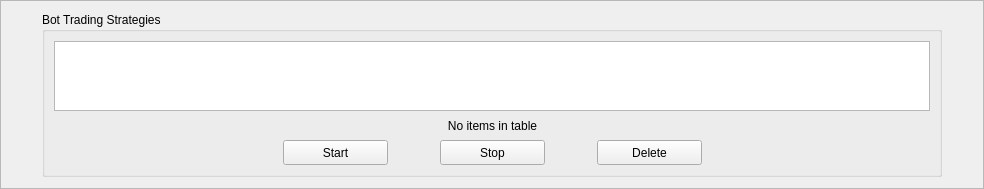
           <widget class="QFrame" name="frame_39">
            <property name="sizePolicy">
             <sizepolicy hsizetype="Minimum" vsizetype="Minimum">
              <horstretch>0</horstretch>
              <verstretch>0</verstretch>
             </sizepolicy>
            </property>
            <property name="frameShape">
             <enum>QFrame::StyledPanel</enum>
            </property>
            <property name="frameShadow">
             <enum>QFrame::Raised</enum>
            </property>
            <layout class="QGridLayout" name="gridLayout_87">
             <item row="0" column="1">
              <widget class="QGroupBox" name="groupBox_12">
               <property name="sizePolicy">
                <sizepolicy hsizetype="MinimumExpanding" vsizetype="Minimum">
                 <horstretch>0</horstretch>
                 <verstretch>0</verstretch>
                </sizepolicy>
               </property>
               <property name="minimumSize">
                <size>
                 <width>900</width>
                 <height>0</height>
                </size>
               </property>
               <property name="title">
                <string>Bot Trading Strategies</string>
               </property>
               <layout class="QGridLayout" name="gridLayout_89">
                <item row="2" column="4">
                 <spacer name="horizontalSpacer_68">
                  <property name="orientation">
                   <enum>Qt::Horizontal</enum>
                  </property>
                  <property name="sizeType">
                   <enum>QSizePolicy::Fixed</enum>
                  </property>
                  <property name="sizeHint" stdset="0">
                   <size>
                    <width>40</width>
                    <height>20</height>
                   </size>
                  </property>
                 </spacer>
                </item>
                <item row="2" column="3">
                 <widget class="QPushButton" name="strat_stop_btn">
                  <property name="minimumSize">
                   <size>
                    <width>105</width>
                    <height>25</height>
                   </size>
                  </property>
                  <property name="text">
                   <string>Stop</string>
                  </property>
                 </widget>
                </item>
                <item row="1" column="1" colspan="5">
                 <widget class="QLabel" name="strategies_msg_lbl">
                  <property name="sizePolicy">
                   <sizepolicy hsizetype="Minimum" vsizetype="Minimum">
                    <horstretch>0</horstretch>
                    <verstretch>0</verstretch>
                   </sizepolicy>
                  </property>
                  <property name="minimumSize">
                   <size>
                    <width>0</width>
                    <height>17</height>
                   </size>
                  </property>
                  <property name="text">
                   <string>No items in table</string>
                  </property>
                  <property name="alignment">
                   <set>Qt::AlignCenter</set>
                  </property>
                 </widget>
                </item>
                <item row="2" column="5">
                 <widget class="QPushButton" name="strat_del_btn">
                  <property name="minimumSize">
                   <size>
                    <width>105</width>
                    <height>25</height>
                   </size>
                  </property>
                  <property name="text">
                   <string>Delete</string>
                  </property>
                 </widget>
                </item>
                <item row="2" column="1">
                 <widget class="QPushButton" name="strat_start_btn">
                  <property name="minimumSize">
                   <size>
                    <width>105</width>
                    <height>25</height>
                   </size>
                  </property>
                  <property name="text">
                   <string>Start</string>
                  </property>
                 </widget>
                </item>
                <item row="0" column="0" colspan="7">
                 <widget class="QTableWidget" name="strategies_table">
                  <property name="sizePolicy">
                   <sizepolicy hsizetype="Minimum" vsizetype="Minimum">
                    <horstretch>0</horstretch>
                    <verstretch>0</verstretch>
                   </sizepolicy>
                  </property>
                  <property name="sizeAdjustPolicy">
                   <enum>QAbstractScrollArea::AdjustToContents</enum>
                  </property>
                  <property name="editTriggers">
                   <set>QAbstractItemView::NoEditTriggers</set>
                  </property>
                  <property name="selectionBehavior">
                   <enum>QAbstractItemView::SelectRows</enum>
                  </property>
                  <attribute name="verticalHeaderVisible">
                   <bool>false</bool>
                  </attribute>
                 </widget>
                </item>
                <item row="2" column="0">
                 <spacer name="horizontalSpacer_70">
                  <property name="orientation">
                   <enum>Qt::Horizontal</enum>
                  </property>
                  <property name="sizeType">
                   <enum>QSizePolicy::MinimumExpanding</enum>
                  </property>
                  <property name="sizeHint" stdset="0">
                   <size>
                    <width>40</width>
                    <height>20</height>
                   </size>
                  </property>
                 </spacer>
                </item>
                <item row="2" column="2">
                 <spacer name="horizontalSpacer_67">
                  <property name="orientation">
                   <enum>Qt::Horizontal</enum>
                  </property>
                  <property name="sizeType">
                   <enum>QSizePolicy::Fixed</enum>
                  </property>
                  <property name="sizeHint" stdset="0">
                   <size>
                    <width>40</width>
                    <height>20</height>
                   </size>
                  </property>
                 </spacer>
                </item>
                <item row="2" column="6">
                 <spacer name="horizontalSpacer_71">
                  <property name="orientation">
                   <enum>Qt::Horizontal</enum>
                  </property>
                  <property name="sizeType">
                   <enum>QSizePolicy::MinimumExpanding</enum>
                  </property>
                  <property name="sizeHint" stdset="0">
                   <size>
                    <width>40</width>
                    <height>20</height>
                   </size>
                  </property>
                 </spacer>
                </item>
               </layout>
              </widget>
             </item>
             <item row="0" column="0">
              <spacer name="horizontalSpacer_62">
               <property name="orientation">
                <enum>Qt::Horizontal</enum>
               </property>
               <property name="sizeType">
                <enum>QSizePolicy::MinimumExpanding</enum>
               </property>
               <property name="sizeHint" stdset="0">
                <size>
                 <width>30</width>
                 <height>20</height>
                </size>
               </property>
              </spacer>
             </item>
             <item row="0" column="2">
              <spacer name="horizontalSpacer_63">
               <property name="orientation">
                <enum>Qt::Horizontal</enum>
               </property>
               <property name="sizeType">
                <enum>QSizePolicy::MinimumExpanding</enum>
               </property>
               <property name="sizeHint" stdset="0">
                <size>
                 <width>30</width>
                 <height>20</height>
                </size>
               </property>
              </spacer>
             </item>
            </layout>
           </widget>
